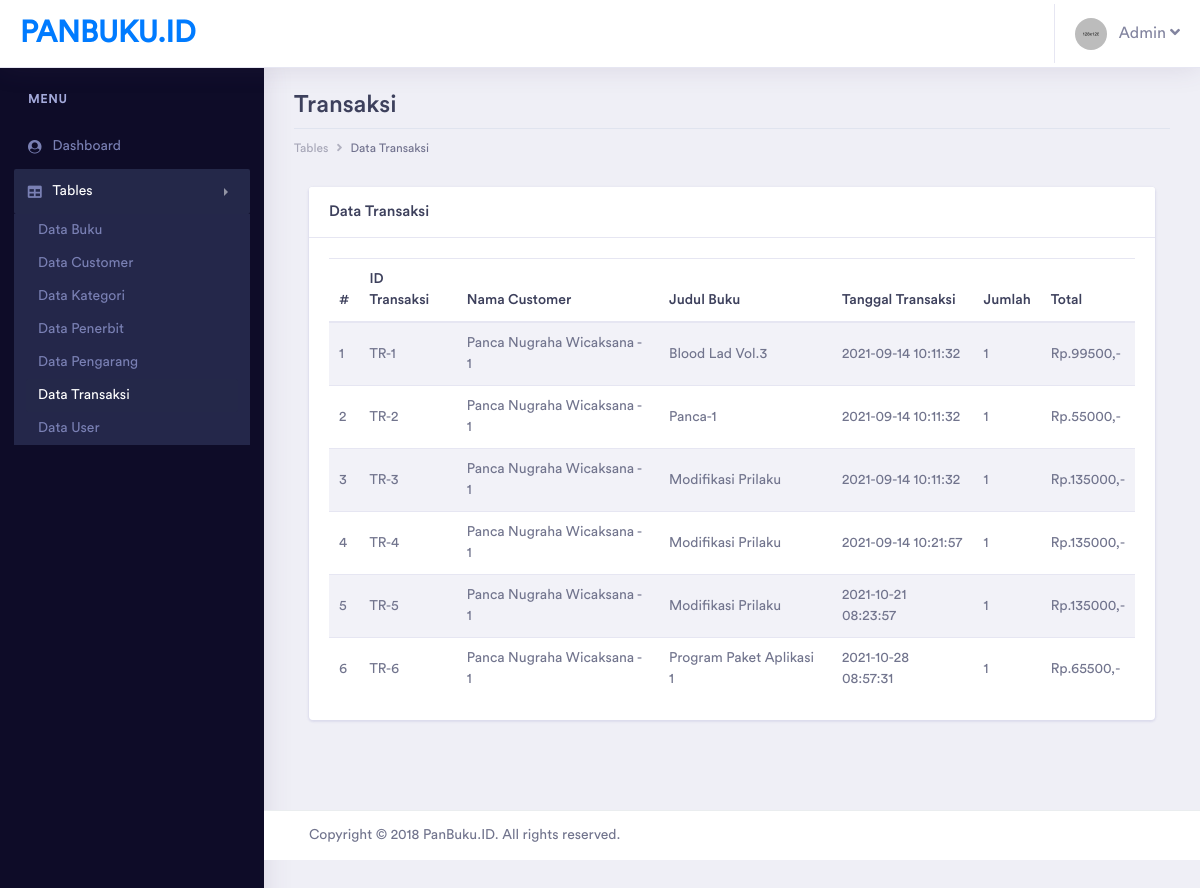
Page /admin/pages/tables/transaksi/table_transaksi.php (signed in) on the committed database.
### tables this page shows
CREATE TABLE `transaksi` (
  `id_transaksi` varchar(50) NOT NULL,
  `id_customer` varchar(20) NOT NULL,
  `id_buku` varchar(50) NOT NULL,
  `tgl_transaksi` datetime NOT NULL,
  `jumlah` int(11) NOT NULL,
  `total` int(11) NOT NULL
);

CREATE TABLE `customer` (
  `id_customer` varchar(20) NOT NULL,
  `nama_customer` varchar(100) NOT NULL,
  `jk_customer` enum('Laki-Laki','Perempuan') NOT NULL,
  `alamat_customer` varchar(200) NOT NULL,
  `email_customer` varchar(100) NOT NULL,
  `telp_customer` varchar(20) NOT NULL,
  `deleted` tinyint(1) NOT NULL
);

CREATE TABLE `buku` (
  `id_buku` varchar(50) NOT NULL,
  `judul_buku` varchar(200) NOT NULL,
  `id_pengarang` varchar(20) NOT NULL,
  `id_penerbit` varchar(20) NOT NULL,
  `id_kategori` varchar(20) NOT NULL,
  `stok` int(11) NOT NULL,
  `berat` float NOT NULL,
  `harga` int(11) NOT NULL,
  `deskripsi` varchar(1000) NOT NULL,
  `gambar` varchar(200) NOT NULL,
  `deleted` tinyint(1) NOT NULL
);

### admin/pages/tables/transaksi/table_transaksi.php (the view, shortened to what this page needs)
<?php
include '../../../../helper/connection.php';
?>
<?php
if(!$_SESSION['username'] && !$_SESSION['password'] && $_SESSION['tipe_user'] != "Admin")
{
    echo "
		<script type='text/javascript'>
		alert('Anda harus login terlebih dahulu!')
		window.location='../../../index.php';
		</script>";
}
else
{
?>
<!doctype html>
<html lang="en">
<head>
    <link rel="stylesheet" href="../../../assets/vendor/bootstrap/css/bootstrap.min.css">
    <link href="../../../assets/vendor/fonts/circular-std/style.css" rel="stylesheet">
    <link rel="stylesheet" href="../../../assets/libs/css/style.css">
    <link rel="stylesheet" href="../../../assets/vendor/fonts/fontawesome/css/fontawesome-all.css">
    <link rel="stylesheet" href="../../../assets/vendor/charts/chartist-bundle/chartist.css">
    <link rel="stylesheet" href="../../../assets/vendor/charts/morris-bundle/morris.css">
    <link rel="stylesheet" href="../../../assets/vendor/fonts/material-design-iconic-font/css/materialdesignicons.min.css">
    <link rel="stylesheet" href="../../../assets/vendor/charts/c3charts/c3.css">
    <link rel="stylesheet" href="../../../assets/vendor/fonts/flag-icon-css/flag-icon.min.css">
</head>
<body>
    <div class="dashboard-main-wrapper">
        <div class="dashboard-header">
            <nav class="navbar navbar-expand-lg bg-white fixed-top">
                <a class="navbar-brand" href="../../../dashboard.php">PANBUKU.ID</a>
                <div class="collapse navbar-collapse " id="navbarSupportedContent">
                    <ul class="navbar-nav ml-auto navbar-right-top">
                        <li class="nav-item dropdown nav-user">
                            <a class="nav-link nav-user-img" href="#" id="navbarDropdownMenuLink2" data-toggle="dropdown"
                                aria-haspopup="true" aria-expanded="false"><img src="../../../assets/images/avatar-1.jpg"
                                    alt="" class="user-avatar-md rounded-circle">&nbsp;&nbsp;&nbsp;Admin <i class="fas fa-angle-down"></i></a>
                        </li>
                    </ul>
                </div>
            </nav>
        </div>
        <div class="nav-left-sidebar sidebar-dark">
            <div class="menu-list">
                <nav class="navbar navbar-expand-lg navbar-light">
                    <div class="collapse navbar-collapse" id="navbarNav">
                        <ul class="navbar-nav flex-column">
                            <li class="nav-divider">
                                Menu
                            </li>
                            <li class="nav-item ">
                                <a class="nav-link" href="../../../dashboard.php" aria-expanded="false" data-target="#submenu-1"
                                    aria-controls="submenu-1"><i class="fa fa-fw fa-user-circle"></i>Dashboard
                                    <span class="badge badge-success">6</span></a>
                            </li>
                            <li class="nav-item">
                                <a class="nav-link active" href="#" data-toggle="collapse" aria-expanded="false"
                                    data-target="#submenu-5" aria-controls="submenu-5"><i class="fas fa-fw fa-table"></i>Tables</a>
                                <div id="submenu-5" class="collapse submenu show" style="">
                                    <ul class="nav flex-column">
                                        <li class="nav-item">
                                            <a class="nav-link" href="../buku/table_buku.php">Data Buku</a>
                                        </li>
                                        <li class="nav-item">
                                            <a class="nav-link" href="../customer/table_customer.php">Data Customer</a>
                                        </li>
                                        <li class="nav-item">
                                            <a class="nav-link" href="../kategori/table_kategori.php">Data
                                                Kategori</a>
                                        </li>
                                        <li class="nav-item">
                                            <a class="nav-link" href="../penerbit/table_penerbit.php">Data Penerbit</a>
                                        </li>
                                        <li class="nav-item">
                                            <a class="nav-link" href="../pengarang/table_pengarang.php">Data Pengarang</a>
                                        </li>
                                        <li class="nav-item">
                                            <a class="nav-link active" href="table_transaksi.php">Data Transaksi</a>
                                        </li>
                                        <li class="nav-item">
                                            <a class="nav-link" href="../user/table_user.php">Data User</a>
                                        </li>
                                    </ul>
                                </div>
                            </li>
                        </ul>
                    </div>
                </nav>
            </div>
        </div>
        <div class="dashboard-wrapper">
            <div class="dashboard-ecommerce">
                <div class="container-fluid dashboard-content ">
                    <div class="row">
                        <div class="col-xl-12 col-lg-12 col-md-12 col-sm-12 col-12">
                            <div class="page-header">
                                <h2 class="pageheader-title">Transaksi</h2>
                                <div class="page-breadcrumb">
                                    <nav aria-label="breadcrumb">
                                        <ol class="breadcrumb">
                                            <li class="breadcrumb-item"><a href="#" class="breadcrumb-link">Tables</a></li>
                                            <li class="breadcrumb-item active" aria-current="page">Data Transaksi</li>
                                        </ol>
                                    </nav>
                                </div>
                            </div>
                        </div>
                    </div>
                    <div class="col-xl-12">
                        <div class="card">
                            <h5 class="card-header">Data Transaksi</h5>
                            <div class="card-body">
                                <table class="table table-striped">
                                    <thead>
                                        <tr>
                                            <th>#</th>
                                            <th>ID Transaksi</th>
                                            <th>Nama Customer</th>
                                            <th>Judul Buku</th>
                                            <th>Tanggal Transaksi</th>
                                            <th>Jumlah</th>
                                            <th>Total</th>
                                        </tr>
                                    </thead>
                                    <tbody>
                                        <?php
                                            $query =
                                            "select t.id_transaksi,c.nama_customer,b.judul_buku,t.tgl_transaksi,t.jumlah,t.total from transaksi t,customer c,buku b
                                            where t.id_customer = c.id_customer AND
                                            b.id_buku = t.id_buku";
                                            $result = mysqli_query($con, $query);
                                            if (mysqli_num_rows($result) > 0)
                                            {
                                                $index = 1;
                                                while($row = mysqli_fetch_assoc($result))
                                                {
                                                    echo "
                                                    <tr>
                                                        <td>" . $index++ . "</td>
                                                        <td>" . $row["id_transaksi"] . "</td>
                                                        <td>" . $row["nama_customer"] . "</td>
                                                        <td>" . $row["judul_buku"] . "</td>
                                                        <td>" . $row["tgl_transaksi"] . "</td>
                                                        <td>" . $row["jumlah"] . "</td>
                                                        <td>Rp." . $row["total"] . ",-</td>
                                                    </tr>
                                                    ";
                                                }
                                            }
                                            ?>
                                    </tbody>
                                </table>
                            </div>
                        </div>
                    </div>
                </div>
            </div>
            <div class="footer">
                <div class="container-fluid">
                    <div class="row">
                        <div class="col-xl-6 col-lg-6 col-md-6 col-sm-12 col-12">
                            Copyright © 2018 PanBuku.ID. All rights reserved.
                        </div>
                        <div class="col-xl-6 col-lg-6 col-md-6 col-sm-12 col-12">
                        </div>
                    </div>
                </div>
            </div>
        </div>
    </div>
</body>
</html>
<?php } ?>

### rows in the picture
transaksi: id_transaksi "TR-1", id_customer.nama_customer "Panca Nugraha Wicaksana - 1", id_buku.judul_buku "Blood Lad Vol.3", tgl_transaksi "2021-09-14 10:11:32", jumlah "1", total "99500"
transaksi: id_transaksi "TR-2", id_customer.nama_customer "Panca Nugraha Wicaksana - 1", id_buku.judul_buku "Panca-1", tgl_transaksi "2021-09-14 10:11:32", jumlah "1", total "55000"
transaksi: id_transaksi "TR-3", id_customer.nama_customer "Panca Nugraha Wicaksana - 1", id_buku.judul_buku "Modifikasi Prilaku", tgl_transaksi "2021-09-14 10:11:32", jumlah "1", total "135000"
transaksi: id_transaksi "TR-4", id_customer.nama_customer "Panca Nugraha Wicaksana - 1", id_buku.judul_buku "Modifikasi Prilaku", tgl_transaksi "2021-09-14 10:21:57", jumlah "1", total "135000"
transaksi: id_transaksi "TR-5", id_customer.nama_customer "Panca Nugraha Wicaksana - 1", id_buku.judul_buku "Modifikasi Prilaku", tgl_transaksi "2021-10-21 08:23:57", jumlah "1", total "135000"
transaksi: id_transaksi "TR-6", id_customer.nama_customer "Panca Nugraha Wicaksana - 1", id_buku.judul_buku "Program Paket Aplikasi 1", tgl_transaksi "2021-10-28 08:57:31", jumlah "1", total "65500"
